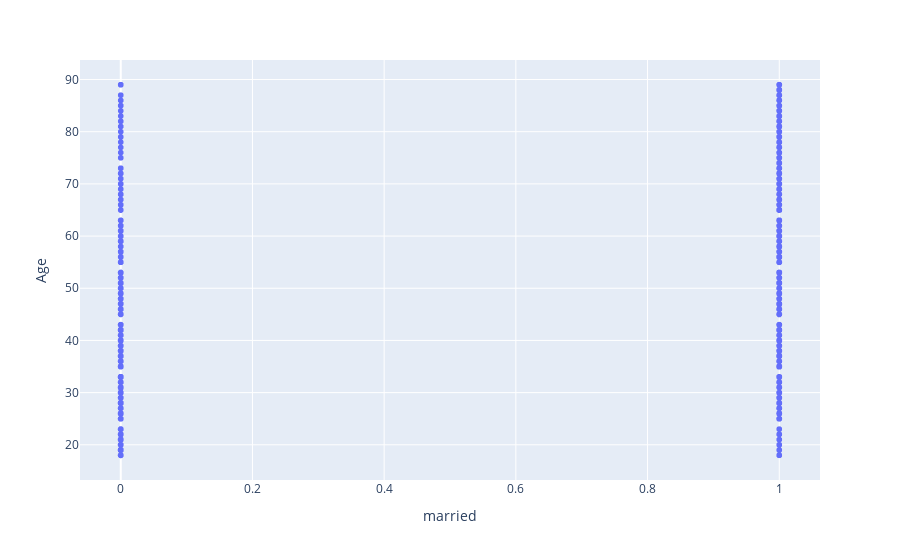

Notebook cell for this chart:
### Code cell
import plotly.express as px

fig = px.scatter(eda_data, x="married", y="Age")#, trendline="ols")
fig.show()

### Figure 1 — Plotly figure (JSON) as saved in the notebook; plotly's stock layout.template omitted (floating-point values rounded to 4 significant figures; data arrays with more than 128 entries replaced by an {"elided": "..."} marker saying what was removed)
{"data": [{"hovertemplate": "married=%{x}<br>Age=%{y}<extra></extra>", "legendgroup": "", "marker": {"color": "#636efa", "symbol": "circle"}, "mode": "markers", "name": "", "showlegend": false, "type": "scattergl", "x": {"elided": "8068 int values"}, "xaxis": "x", "y": {"elided": "8068 int values"}, "yaxis": "y"}], "layout": {"autosize": true, "legend": {"tracegroupgap": 0}, "margin": {"t": 60}, "xaxis": {"anchor": "y", "autorange": true, "domain": [0, 1], "range": [-0.05951, 1.06], "title": {"text": "married"}, "type": "linear"}, "yaxis": {"anchor": "x", "autorange": true, "domain": [0, 1], "range": [12.97, 94.03], "title": {"text": "Age"}, "type": "linear"}}}
